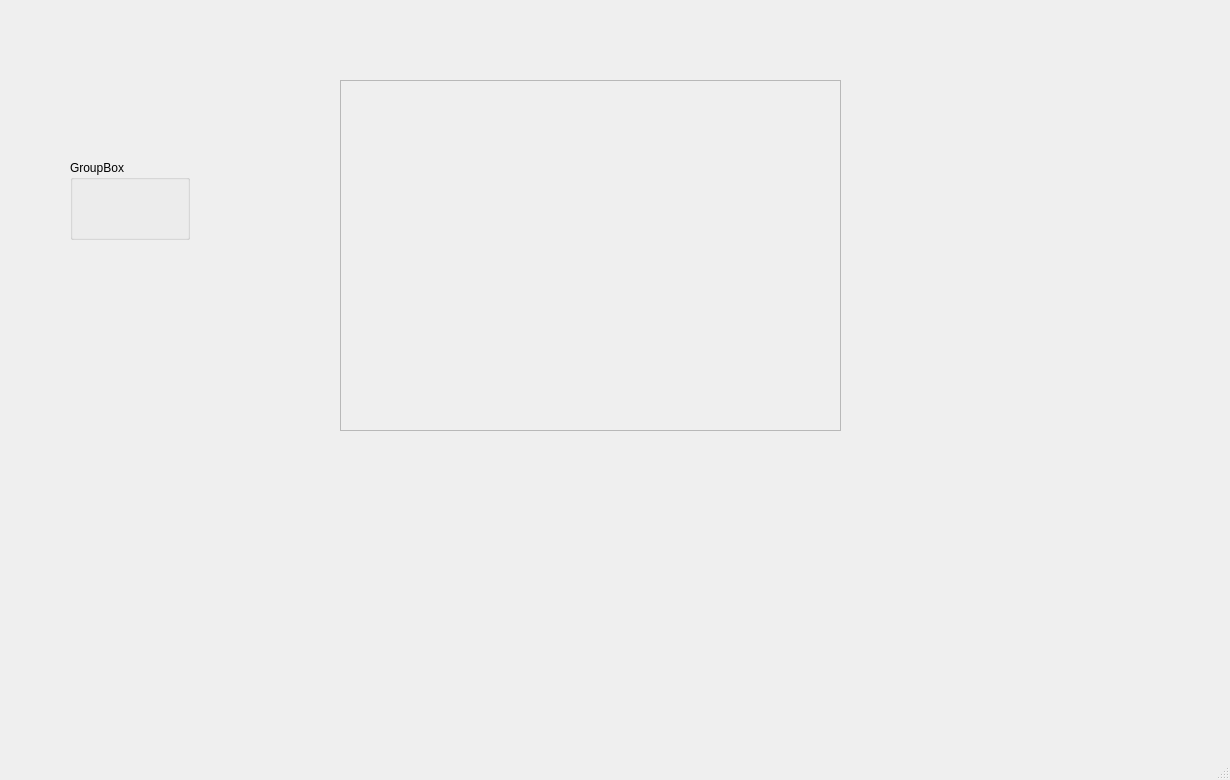
<?xml version="1.0" encoding="UTF-8"?>
<ui version="4.0">
 <class>MainWindow</class>
 <widget class="QMainWindow" name="MainWindow">
  <property name="geometry">
   <rect>
    <x>0</x>
    <y>0</y>
    <width>1230</width>
    <height>780</height>
   </rect>
  </property>
  <property name="windowTitle">
   <string>MainWindow</string>
  </property>
  <widget class="QWidget" name="centralwidget">
   <widget class="QScrollArea" name="scrollArea">
    <property name="geometry">
     <rect>
      <x>340</x>
      <y>80</y>
      <width>501</width>
      <height>351</height>
     </rect>
    </property>
    <property name="widgetResizable">
     <bool>true</bool>
    </property>
    <widget class="QWidget" name="scrollAreaWidgetContents">
     <property name="geometry">
      <rect>
       <x>0</x>
       <y>0</y>
       <width>499</width>
       <height>349</height>
      </rect>
     </property>
    </widget>
   </widget>
   <widget class="QGroupBox" name="groupBox">
    <property name="geometry">
     <rect>
      <x>70</x>
      <y>160</y>
      <width>120</width>
      <height>80</height>
     </rect>
    </property>
    <property name="title">
     <string>GroupBox</string>
    </property>
   </widget>
  </widget>
  <widget class="QMenuBar" name="menubar">
   <property name="geometry">
    <rect>
     <x>0</x>
     <y>0</y>
     <width>1230</width>
     <height>22</height>
    </rect>
   </property>
  </widget>
  <widget class="QStatusBar" name="statusbar"/>
 </widget>
 <resources/>
 <connections/>
</ui>
